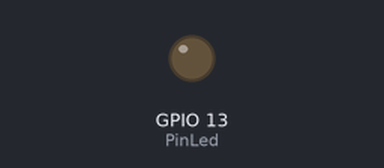
Bench run of a program on a simulated ESP32. Parts: output pins drawn as LEDs (lit = HIGH).

Above: at 1.2 s.
At 3.7 s:
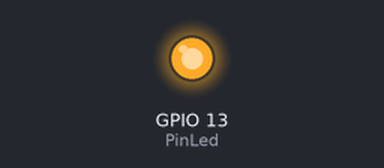
Timing chart, 0 to 6.5 s (numbered marks = the images above):
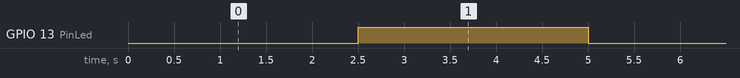

The program:

main.cpp
```cpp
#include <Arduino.h>

const int PinLed = 13;

int ledState = LOW;

unsigned long previousMillis = 0;

const long interval = 2500;


void setup() {
  pinMode(PinLed, OUTPUT);
}


void loop() {

  unsigned long currentMillis = millis();             //Mandas llamar al relojito millis que siempre se enciende cuando lo invocas

  if (currentMillis - previousMillis >= interval) {    //Debemos crear una comparativa con motivo de tener un resultado de referencia, si este resultado es mayor o igual a mi intervalo definido
        //entonces se enciende
    previousMillis = currentMillis;                      // ai el valor referencia se pasa se regresa a cero el relojito

    if (ledState == LOW) {                                // se condiciona el encendido y apagado
      ledState = HIGH;
    } else {
      ledState = LOW;
    }
    digitalWrite(PinLed, ledState);                       // se ejecuta el encendido y apagado
  }

}

// Blinky with delay
 /*digitalWrite(PinLed,HIGH);
  delay(250);
   digitalWrite(PinLed,LOW);
    delay(250);*/
```

Measured:
- by itself, GPIO 13 (PinLed): alternates HIGH for 2.5 s and LOW for 2.5 s
